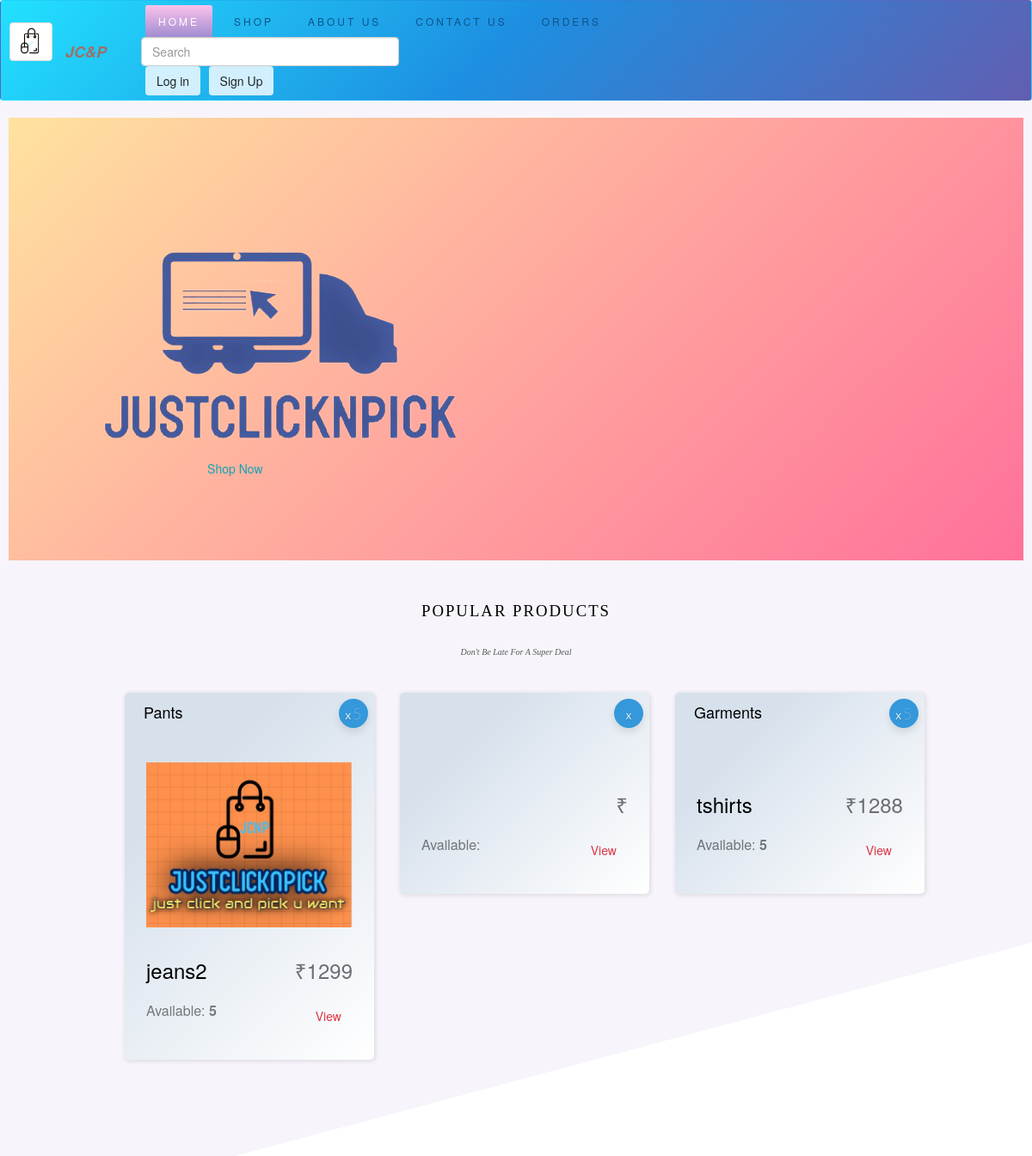
Before: / (upper part) with the older database file.
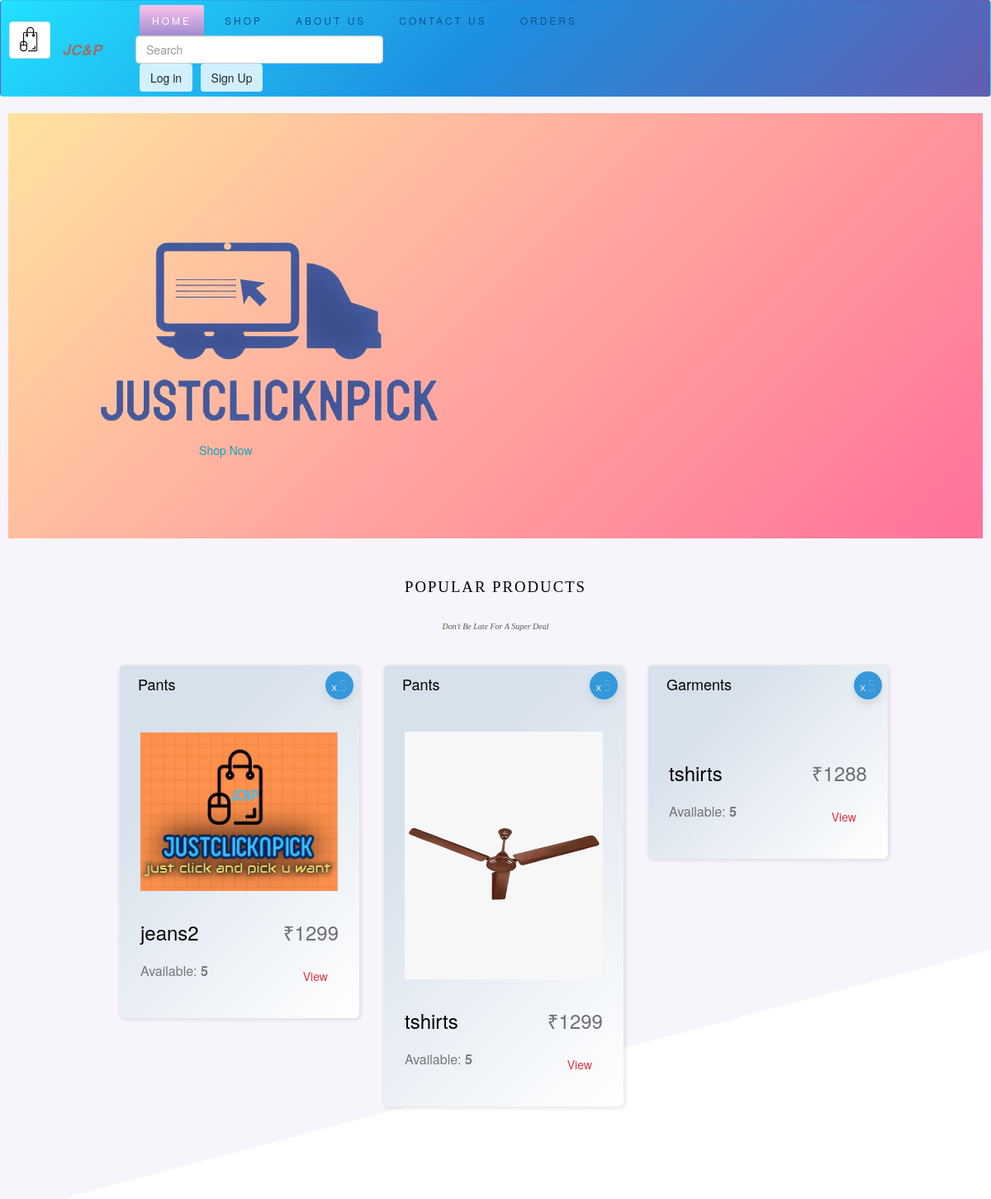
After: the same page with the newer database file.
### just/models.py (models this page shows, shortened)
class Product(models.Model):
    product_id = models.AutoField(primary_key=True)
    product_name = models.CharField(max_length=100,blank=False)
    product_price = models.CharField(max_length=100,blank=False)
    category = models.CharField(max_length=100,blank=False)
    subcategory = models.CharField(max_length = 100,blank=False)
    manufacturer_detail = models.CharField(max_length=100,blank=True)
    seller_name = models.CharField(max_length=100,blank=True)
    desc = models.CharField(max_length =1000,blank=False)
    short_desc = models.CharField(max_length =500,blank=True,default="")
    warranty_period = models.CharField(max_length=1000,blank=False,default="")
    refundable = models.CharField(max_length=1000,blank=False,default="")
    date = models.DateTimeField(auto_now_add=True)
    image = models.ImageField(upload_to="shop/images")
    image1 = models.ImageField(upload_to="shop/images",blank=True)
    image2 = models.ImageField(upload_to="shop/images",blank=True)
    image3 = models.ImageField(upload_to="shop/images",blank=True)
    image4 = models.ImageField(upload_to="shop/images",blank=True)
    size1 = models.CharField(max_length=100,default="",blank=True)
    size2 = models.CharField(max_length=100,default="",blank=True)
    size3 = models.CharField(max_length=100,default="",blank=True)
    size4 = models.CharField(max_length=100,default="",blank=True)
    size5 = models.CharField(max_length=100,default="",blank=True)
    instock = models.CharField(max_length=100,blank=True)

### just/views.py (the view)
# urls.py: path("",views.shop,name="home"),
def shop(request):
    product = Product.objects.all()
    if not product:
        return render(request,'shop/index.html')
    subcategory = Product.objects.values('subcategory')
    cats = {item['subcategory'] for item in subcategory}
    allprods = []
    for cat in cats:
        prod = Product.objects.filter(subcategory=cat,instock__gte = 1)
        allprods.append(prod)
    params = {"allprods":allprods}
    return render(request,'shop/home.html',params)

### just/templates/shop/home.html (shortened to what this page needs)
{% extends 'shop/base.html' %}
{% block home %}active{% endblock %}
{% block body %}
    <div class="position-relative overflow-hidden p-3 p-md-5 m-md-3 text-center banner bg-light">
        <div class="col-md-5 p-lg-5 mx-auto my-5">
		<img class="myBanner" src="/media/shop/images/logo_3.png">
        <a class="btn btn-outline-info" href="/shop">Shop Now</a>
        </div>
    </div>
	<section id="products">
		<div class="container">
			<div class="products-header">
				<h2>popular products</h2>
				<p>Don't Be Late For A Super Deal</p>
			</div>
			<div class="row">
				{% for i in allprods %}
				<div class="col-md-4 col-sm-4 col-xs-4">
					<div class="bbb_deals mycolor">
						<div class="ribbon ribbon-top-right"><span><small class="cross">x </small>{{i.0.instock}}</span></div>
						<div class="bbb_deals_title">{{i.0.category}}</div>
						<div class="bbb_deals_slider_container">
							<div class=" bbb_deals_item">
								<div class="bbb_deals_image"><img src="/media/{{i.0.image}}" style="width:100%;max-height:300px;" alt=""></div>
								<div class="bbb_deals_content">
									<div class="bbb_deals_info_line d-flex flex-row justify-content-start">
										<div class="bbb_deals_item_name">{{i.0.product_name}}</div>
										<div class="bbb_deals_item_price ml-auto">₹{{i.0.product_price}}</div>
									</div>
									<div class="available">
										<div class="available_line d-flex flex-row justify-content-start">
											<div class="available_title">Available: <span>{{i.0.instock}}</span></div>
											<a class="btn btn-outline-danger" href="\product\{{i.0.product_id}}">View</a>
										</div>
									</div>
								</div>
							</div>
						</div>
					</div>
				</div>
				{% endfor %}
			</div>
		</div>
	</section>
	<section id="collections">
		<div class="container">
			<div class="c-1">
			</div>
			<div class="c-2">
			</div>
		</div>
	</section>
{% endblock %}

### just/templates/shop/base.html (shortened to what this page needs)
<!doctype html>
<html lang="en">
  <head>
    <link rel="stylesheet" href="https://maxcdn.bootstrapcdn.com/bootstrap/4.0.0/css/bootstrap.min.css">
    <link rel="stylesheet" type="text/css" href="https://maxcdn.bootstrapcdn.com/font-awesome/4.7.0/css/font-awesome.min.css">
    <link rel="stylesheet" href="https://stackpath.bootstrapcdn.com/bootstrap/4.2.1/css/bootstrap.min.css">
<link href="/docs/5.0/dist/css/bootstrap.min.css" rel="stylesheet">
  </head>
  <body>
    <nav class="navbar navbar-expand-lg navbar-dark bg-dark">
      <img class="thumbnail" src="\media\shop\images\logo_2.png">
      <a class="navbar-brand" href="/"><strong style="font-size: 18px;font-style: italic;">JC&P</strong></a>
  <div class="collapse navbar-collapse" id="navbarSupportedContent">
    <ul class="nav nav-pills mr-auto">
      <li class="nav-item mx-2">
        <a class="nav-link {% block home %} {% endblock %}" aria-current="page" href="/">HOME</a>
      </li>
      <li class="nav-item mx-2">
        <a class="nav-link {% block shop %} {% endblock %}" aria-current="page" href="/shop">SHOP</a>
      </li>
      <li class="nav-item mx-2">
        <a class="nav-link {% block about %} {% endblock %}" href="/about">ABOUT US</a>
      </li>
      <li class="nav-item mx-2">
        <a class="nav-link {% block contact  %} {% endblock %}" href="/contact">CONTACT US</a>
      </li>
      <li class="nav-item mx-2">
        <a class="nav-link {% block orders  %} {% endblock %}" href="/orders">ORDERS</a>
      </li>
    </ul>
    <form action="/search" method="GET" class="form-inline my-2 my-lg-0">
      <input style="width: 300px;" class="form-control mr-sm-2" name="search" id="search" type="search" placeholder="Search" aria-label="Search">
    </form>
  {% if user.is_authenticated %}
      <ul class="nav nav-tabs mx-2">
        <li class="nav-item dropdown">
          <a class="nav-link dropdown-toggle" data-toggle="dropdown" href="#" role="button" aria-expanded="false">Welcome {{request.user.first_name}}</a>
          <ul class="dropdown-menu">
            <li><a class="dropdown-item" href="/logout">Logout</a></li>
          </ul>
        </li>
      </ul>
    {% else %}
    <button type="button" id="true" class="btn btn-primary-my mx-2" data-toggle="modal" data-target="#loginModal">
      Log in
    </button>
      <button type="button" class="btn btn-primary-my" data-toggle="modal" data-target="#signupModal">
      Sign Up
      </button>
      {% endif %}
    </div>
</nav>
  {% block body %} {% endblock %}
  </body>
</html>

Changed rows visible on the page:
now on this page (row edited): Product: instock "5", category "Pants", image (picture), product_name "tshirts", product_price "1299", instock "5"
Other visible differences:
new list line: "X ₹ Available: View"
list line gone: "X ₹ Available: View"
